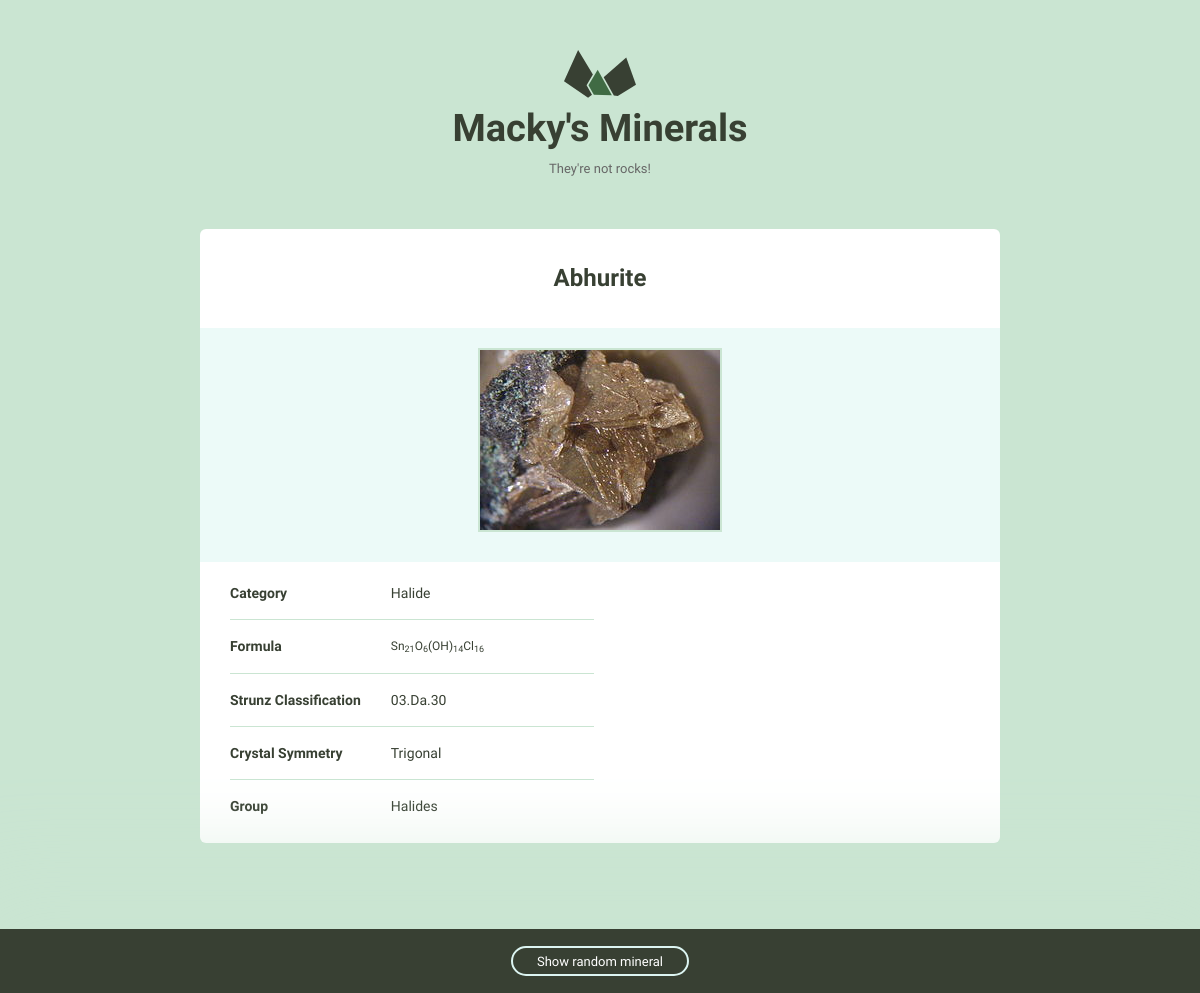
/minerals/abhurite, run on the app's committed database.
### minerals/models.py (models this page shows)
class Mineral(models.Model):
    name = models.TextField()
    slug = models.TextField()
    image_filename = models.TextField()
    image_caption = models.TextField()
    category = models.TextField()
    formula = models.TextField()
    strunz_classification = models.TextField()
    unit_cell = models.TextField()
    color = models.TextField()
    crystal_habit = models.TextField()
    mohs_scale_hardness = models.TextField()
    crystal_system = models.TextField()
    crystal_symmetry = models.TextField()
    cleavage = models.TextField()
    luster = models.TextField()
    streak = models.TextField()
    diaphaneity = models.TextField()
    optical_properties = models.TextField()
    refractive_index = models.TextField()
    specific_gravity = models.TextField()
    group = models.TextField()
    created_at = models.DateTimeField(auto_now_add=True)
    def __init__(self, *args, **kwargs):
        if 'slug' not in kwargs:
            kwargs['slug'] = slugify(kwargs.get('name', ''))
        super().__init__(*args, **kwargs)

### minerals/views.py (the view)
# urls.py: path('<slug:slug>', views.mineral_detail, name="detail")
def mineral_detail(request, slug):
    mineral = Mineral.objects.get(slug=slug)
    return render(request, 'minerals/mineral_details.html', {'mineral': mineral})

### minerals/templates/minerals/mineral_details.html (shortened to what this page needs)
{%extends 'layout.html'%}
{% load static %}
{%block content%}
<h1 class="mineral__name">{{ mineral.name|title }}</h1>
<div class="mineral__image-bg">
    <img class="mineral__image" alt="{{ mineral.caption }}" src="/static/images/{{ mineral.image_filename }}">
    <p class="mineral__caption">{{ mineral.caption }}</p>
</div>
<div class="mineral__table-container">
    <table class="mineral__table">
        <tr>
            <td class="mineral__category">Category</td>
            <td>{{ mineral.category|title }}</td>
        </tr>
        {% if mineral.formula %}
        <tr>
            <td class="mineral__category">Formula</td>
            <td class="mineral__formula">{{ mineral.formula|safe }}</td>
        </tr>
        {% endif %}
        {% if mineral.strunz_classification %}
        <tr>
            <td class="mineral__category">Strunz Classification</td>
            <td>{{mineral.strunz_classification|title}}</td>
        </tr>
        {% endif %}
        {% if mineral.crystal_symmetry %}
        <tr>
            <td class="mineral__category">Crystal Symmetry</td>
            <td>{{mineral.crystal_symmetry|title}}</td>
        </tr>
        {% endif %}
        {% if mineral.group %}
        <tr>
            <td class="mineral__category">Group</td>
            <td>{{mineral.group|title}}</td>
        </tr>
        {% endif %}
    </table>
</div>
{%endblock%}

### assets/css/global.css (style rules this page uses)
html { font-family: sans-serif; -ms-text-size-adjust: 100%; -webkit-text-size-adjust: 100%; }
body { margin: 0; }
h1 { font-size: 2em; margin: 0.67em 0; }
sub { font-size: 75%; line-height: 0; position: relative; vertical-align: baseline; bottom: -0.25em; }
img { border: 0; }
table { border-collapse: collapse; border-spacing: 0; }
td, th { padding: 0; }
html { font-size: 62.5%; }
body { background-color: #CAE5D2; font-size: 1.5em; line-height: 1.6; font-weight: 400; font-family: "Cousine"; color: #666; }
h1, h2, h3, h4, h5, h6 { margin-top: 0; margin-bottom: 2rem; font-weight: bold; font-family: "Work Sans", sans-serif; color: #384033; }
h1 { font-size: 3.8rem; }
@media (min-width: 550px) { h1 { font-size: 3.8rem; } }
p { margin-top: 0; font-size: 1.6rem; }
th, td { padding: 15px; text-align: left; border-bottom: 1px solid #e1e1e1; }
th:first-child, td:first-child { padding-left: 0; }
th:last-child, td:last-child { padding-right: 0; }
table, p, ul { margin-bottom: 2.5rem; }
.mineral__name { display: block; width: 100%; margin: 0; font-size: 24px; padding: 30px 0 30px 0; }
.mineral__image { display: block; margin: 0 auto; border: solid 2px #CAE5D2; }
.mineral__image-bg { background-color: #ecfaf8; padding: 20px 0; }
.mineral__caption { font-size: 12px; font-style: italic; padding: 10px 0 0 0; margin: 0; }
.mineral__table { font-size: 14px; color: #384033; }
.mineral__table td { border-color: #CAE5D2; }
.mineral__table tr:last-of-type td { border-bottom: none; padding-bottom: 0; }
.mineral__table-container { padding: 5px 30px 0; }
.mineral__category { font-weight: bold; width: 40%; }
.mineral__formula { font-size: 12px; }

### data on the page
Mineral: name "Abhurite", image_filename (picture), category "Halide", formula "Sn 21 O 6 (OH) 14 Cl 16", strunz_classification "03.Da.30", crystal_symmetry "Trigonal", group "Halides"
